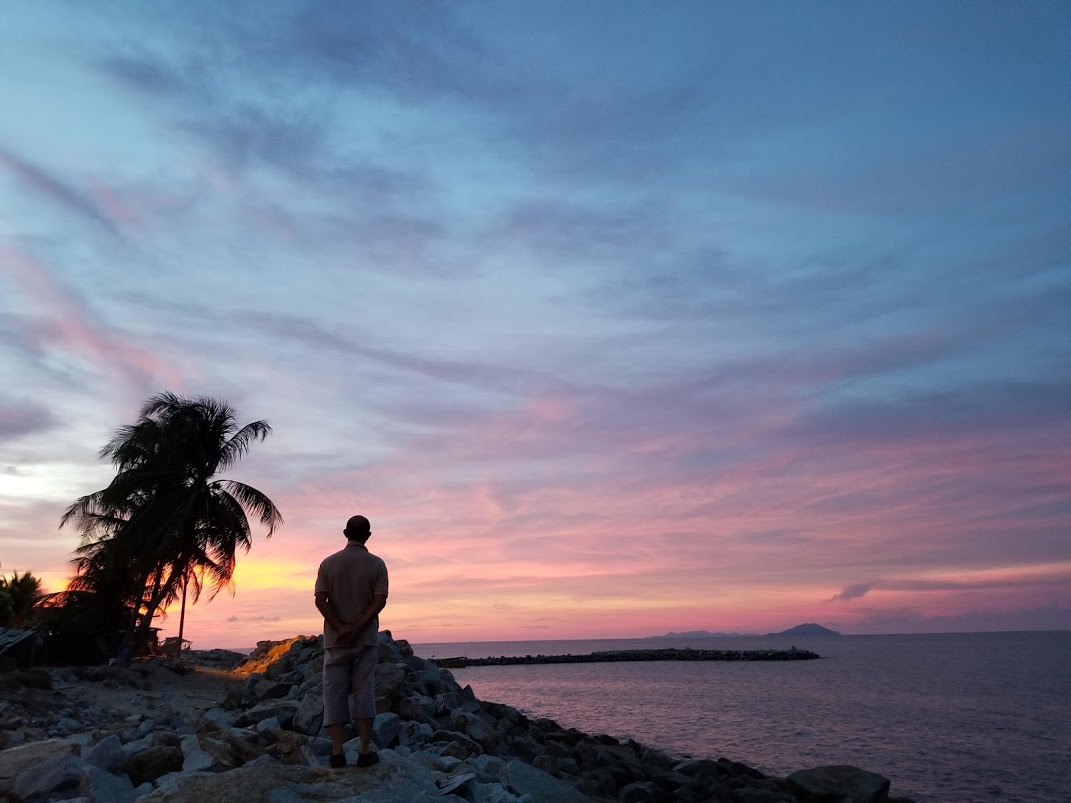
#> input picture hama.jpg, 1071 x 803 px, given in place of the camera
$ python web_camera_monitor.py
#> lines starting #> are read from the running program, lines starting #| are printed output that depends on the picture

import cv2

save_path = "./"

def main():
    cam = cv2.VideoCapture(0)
    img1 = img2 = img3 = get_image(cam)
    th = 2000
    num = 1
    while True:
        if cv2.waitKey(1) == 13:
            break

        diff = check_change(img1, img2, img3)
        cnt = cv2.countNonZero(diff)

        if cnt > th:
            print("Movement Detected")
            cv2.imshow('PUSH ENTER KEY', img3)
            cv2.imwrite(save_path + str(num) + ".jpg", img3)
            num += 1
        else:
            cv2.imshow('PUSH ENTER KEY', diff)
        img1, img2, img3 = (img2, img3, get_image(cam))

    cam.release()
    cv2.destroyAllWindows()


def check_change(img1, img2, img3):
    gray1 = cv2.cvtColor(img1, cv2.COLOR_RGB2GRAY)
    gray2 = cv2.cvtColor(img2, cv2.COLOR_RGB2GRAY)
    gray3 = cv2.cvtColor(img3, cv2.COLOR_RGB2GRAY)
    diff1 = cv2.absdiff(gray1, gray2)
    diff2 = cv2.absdiff(gray2, gray3)
    diff_and = cv2.bitwise_and(diff1, diff2)
    _, diff_wb = cv2.threshold(diff_and, 30, 255, cv2.THRESH_BINARY)
    diff = cv2.medianBlur(diff_wb, 5)
    return diff

def get_image(cam):
    img = cam.read()[1]
#> img is the input picture: shape (803, 1071, 3); mean B, G, R 141.7, 120.5, 113.4
    img = cv2.resize(img, (600, 400))
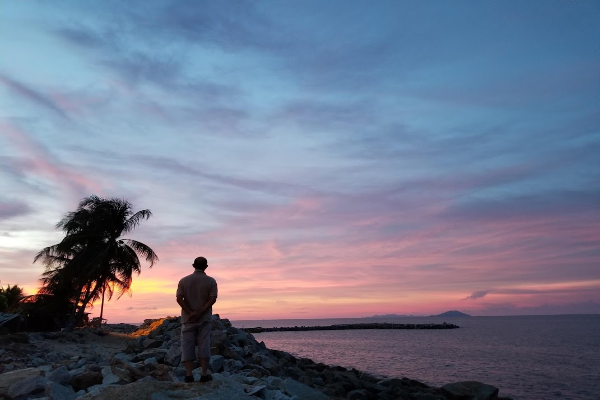
#> img: shape (400, 600, 3); mean B, G, R 141.6, 120.3, 113.3
    return img

main()
#> (key Esc is pressed here)
#> in check_change, `gray1 = cv2.cvtColor(img1, cv2.COLOR_RGB2GRAY)`:
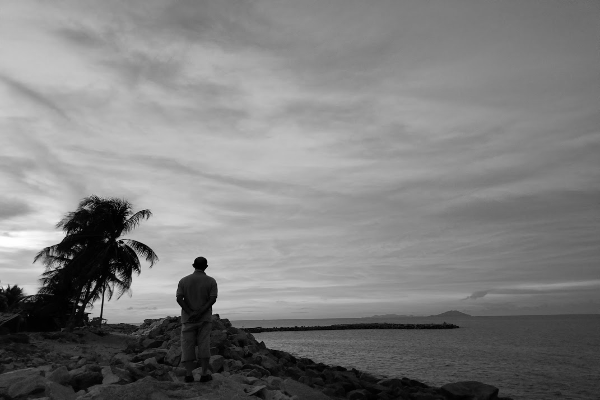
#> gray1: shape (400, 600); min 0, max 255, mean 125.9
#> in check_change, `diff1 = cv2.absdiff(gray1, gray2)`: diff1: shape (400, 600); every value is 0
#> in main, `cnt = cv2.countNonZero(diff)`: cnt = 0
